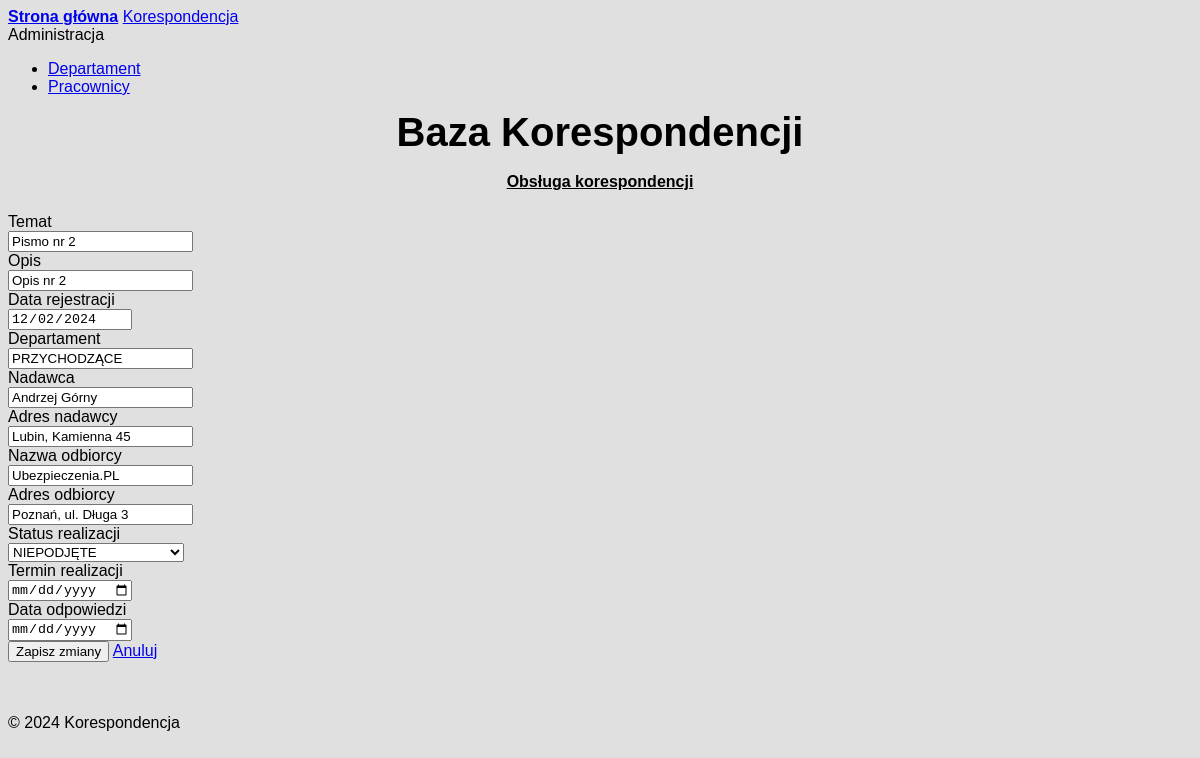
/edit_correspondence/2, run on an earlier commit of the app's database.
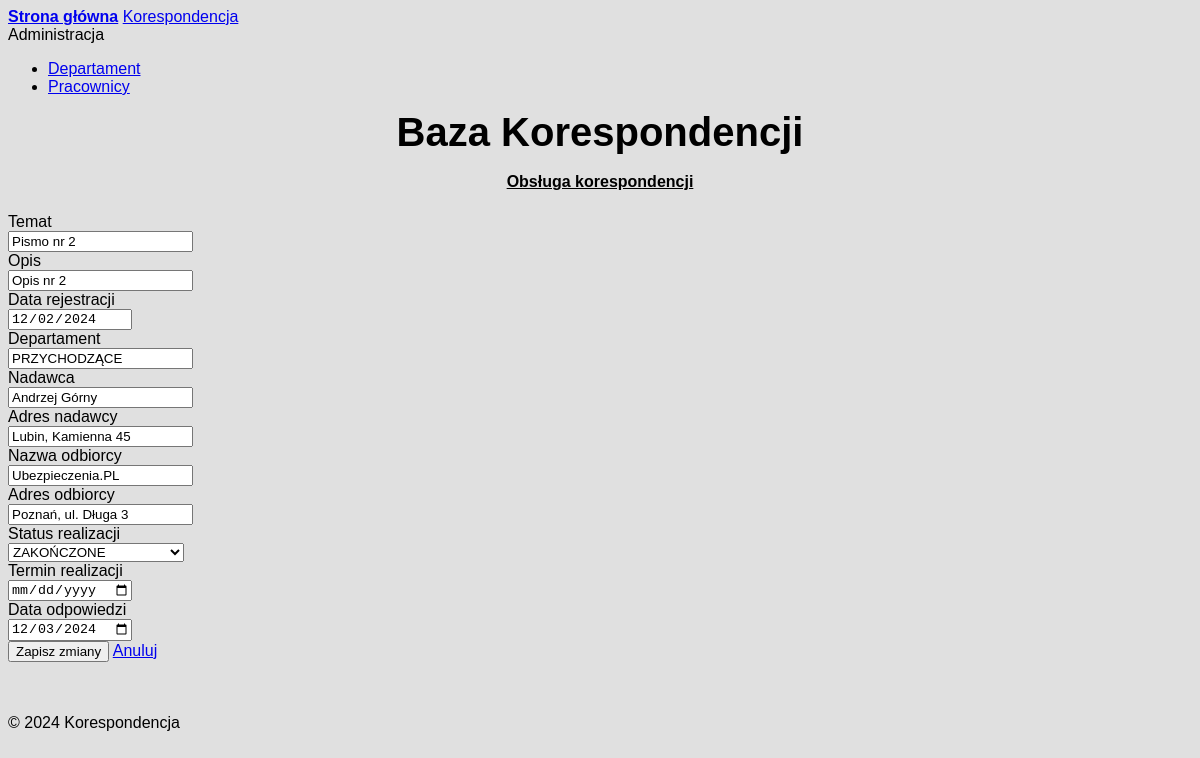
And on a later commit of the database.
### models.py (models this page shows, shortened)
class Correspondence(db.Model):
    __tablename__ = 'correspondence'
    corID = db.Column(db.Integer, primary_key=True)
    corSubject = db.Column(db.String(100), nullable=False, unique=False)
    corContent = db.Column(db.String(255), nullable=False, unique=False)
    corDate = db.Column(db.Date, nullable=False)
    corType = db.Column(db.Integer, nullable=False)
    corSenderName = db.Column(db.String(100), nullable=False)
    corSenderAddress = db.Column(db.String(255), nullable=False)
    corRecipientName = db.Column(db.String(100), nullable=False)
    corRecipientAddress = db.Column(db.String(255), nullable=False)
    depID = db.Column(db.Integer, db.ForeignKey("departament.depID"), nullable=True)
    empID = db.Column(db.Integer, db.ForeignKey("employee.empID"), nullable=True)
    attachments = db.relationship("Attachment", backref="correspondence", lazy=True)
    corStatus = db.Column(db.String(50), nullable=True)
    corDeadline = db.Column(db.Date, nullable=True)
    corComplited = db.Column(db.Date, nullable=True)

### app.py (the view, shortened to what this page needs)
@app.route('/edit_correspondence/<int:corID>', methods=['GET', 'POST'])
def edit_correspondence(corID):
    record = Correspondence.query.get_or_404(corID)
    return render_template('edit_correspondence.html', record=record)

### templates/edit_correspondence.html (shortened to what the changed rows need)
{% extends 'base.html' %}
{% block content %}
<div class="container" xmlns="http://www.w3.org/1999/html">
    <div class="columns">
        <div class="column col-6">
            <form class="form-horizontal" method="post">
                <div class="form-group">
                    <div class="col-10">
                        <input class="form-input" type="text" id="corSubject" name="corSubject" value="{{ record.corSubject }}" readonly>
                    </div>
                    <div class="col-10">
                        <input class="form-input" type="text" id="corContent" name="corContent" value="{{ record.corContent }}" readonly>
                    </div>
                    <div class="col-10">
                        <input class="form-input" type="date" id="corDate" name="corDate" value="{{ record.corDate }}" readonly>
                    </div>
                    <div class="col-10">
                          <input class="form-input" type="text" id="corType" name="corType" value="{{ record.corType }}" readonly>
                    </div>
                    <div class="col-10">
                        <input class="form-input" type="text" id="corSenderName" name="corSenderName" value="{{ record.corSenderName }}" readonly>
                    </div>
                    <div class="col-10">
                        <input class="form-input" type="text" id="corSenderAddress" name="corSenderAddress" value="{{ record.corSenderAddress }}" readonly>
                    </div>
                    <div class="col-10">
                        <input class="form-input" type="text" id="corRecipientName" name="corRecipientName" value="{{ record.corRecipientName }}" readonly>
                    </div>
                    <div class="col-10">
                        <input class="form-input" type="text" id="corRecipientAddress" name="corRecipientAddress" value="{{ record.corRecipientAddress }}" readonly>
                    </div>
                    <div class="col-10">
                          <select class="form-select" id="corStatus" name="corStatus">
                            <option value="NIEPODJĘTE" {% if record.corStatus == "NIEPODJĘTE" %}selected{% endif %}>NIEPODJĘTE</option>
                            <option value="ZAKOŃCZONE" {% if record.corStatus == "ZAKOŃCZONE" %}selected{% endif %}>ZAKOŃCZONE</option>
                          </select>
                    </div>
                    <div class="col-10">
                        <input class="form-input" type="date" id="corComplited" name="corComplited" value="{{ record.corComplited or '' }}">
                    </div>
                </div>
            </form>
        </div>
    </div>
</div>
{% endblock %}

What changed in the data, as far as the page shows it:
changed Correspondence "Pismo nr 2": corStatus (not shown) → "ZAKOŃCZONE"; corComplited (not shown) → "12/03/2024"
Also different on the page:
form field corStatus: "NIEPODJĘTE" → (not shown)
